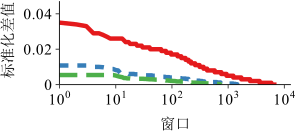

This chart was generated by the following R code:
library(grid)
library(ggplot2)
library(extrafont)
require("RColorBrewer")
require(scales)
font_import()
loadfonts()

mywidth=3
myheight=1.5
abbrev_x <- c(expression(10^0), expression(10^1),expression(10^2),expression(10^3),expression(10^4))
if(T){
    x1 <- read.table("featureDistributionLinux.data",header=TRUE)
    cairo_pdf(file="./featureDistributionLinux.pdf", width=mywidth, height=myheight)
    x1$type <- factor(x1$wsize, levels=c("1K", "5K", "10K"), labels=c("W=1K", "W=5K", "W=10K"))
    ggplot(data=x1, aes(x=id, y=ndiff,shape=type,linetype=type, colour=type, group=type), log="x") +
    geom_line(size=1.5)  +
    scale_colour_brewer(palette = "Set1")+
    coord_cartesian(ylim=c(0.00212, 0.045), xlim=c(1.53,8500)) +
    scale_x_continuous(trans='log10', breaks=trans_breaks("log10", function(x) 10^x),
    labels=trans_format("log10", math_format(10^.x))) +
    scale_y_continuous(breaks=c(0.000,0.02,0.04), labels=c("0","0.02","0.04")) +
    ylab("标准化差值") +
    xlab("窗口") +
    theme_bw() +
    theme(
        panel.grid.major=element_blank(), 
        panel.grid.minor=element_blank(),
	    panel.background=element_blank(),
		panel.border = element_blank(),
		axis.line=element_line(colour="black", size=0.3),
		axis.ticks=element_line(size=0.3),
	    axis.text.x=element_text(margin=margin(10,0,0,0), angle=0, hjust=0.5, colour="black", size=11, vjust=4,family="Times New Roman"),
	    axis.title.y=element_text(margin=margin(0, 5, 0, 0), size=11, hjust=0.9,family="SimSun"),
	    axis.text.y=element_text(colour="black",size=11,family="Times New Roman"),
	    axis.title.x=element_text(margin=margin(5,-10,0,10), size=11,vjust=5,family="SimSun"),
        legend.title = element_blank(),
	    legend.key.size=unit(1, "cm"),
        legend.text=element_text(size=11),
	    legend.position="none",
		legend.direction="vertical",
        legend.margin = margin(t = 0, unit='cm'),
        plot.margin=unit(c(0.1,0.2,0.1,0.1), "cm"))
}
